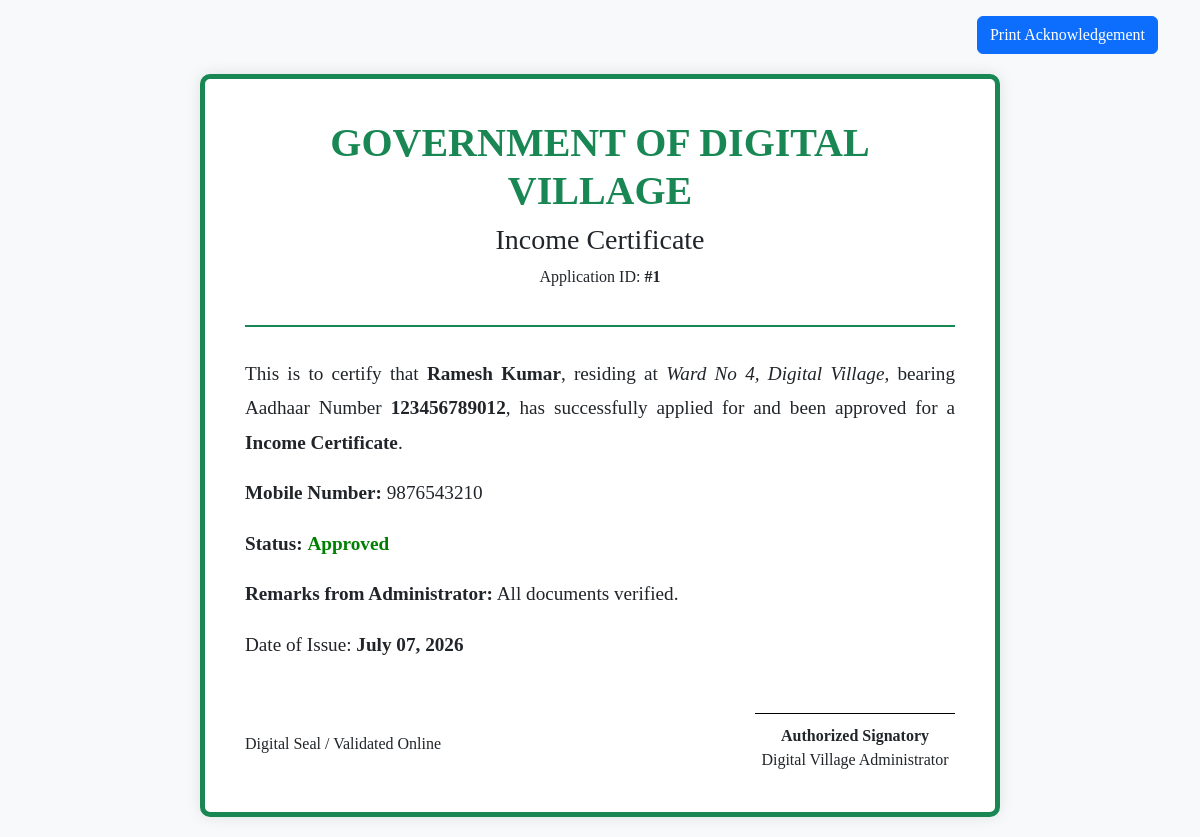
Page /villager/certificates/1/acknowledgement (signed in) on the committed database.
### models/certificate.py (models this page shows)
class Certificate(db.Model):
    __tablename__ = 'certificates'
    id = db.Column(db.Integer, primary_key=True)
    villager_id = db.Column(db.Integer, db.ForeignKey('villagers.id'), nullable=False)
    type = db.Column(db.String(50), nullable=False)
    applicant_name = db.Column(db.String(100), nullable=False)
    address = db.Column(db.Text, nullable=False)
    mobile = db.Column(db.String(15), nullable=False)
    aadhaar = db.Column(db.String(12), nullable=False)
    document_filename = db.Column(db.String(255), nullable=True)
    status = db.Column(db.String(20), nullable=False, default='Pending') # Pending, Approved, Rejected
    remarks = db.Column(db.Text, nullable=True)
    submission_date = db.Column(db.DateTime, default=datetime.utcnow)
    villager = db.relationship('Villager', backref=db.backref('certificates', lazy=True))

### routes/villager.py (the view)
@villager_bp.route('/certificates/<int:id>/acknowledgement')
def acknowledgement(id):
    cert = db.session.get(Certificate, id)
    if not cert or cert.villager_id != current_user.villager_profile.id:
        flash('Certificate not found or unauthorized', 'danger')
        return redirect(url_for('villager.certificates'))
    return render_template('villager/acknowledgement.html', cert=cert)

### routes/villager.py (called while the page is built)
@villager_bp.before_request
@login_required
def check_role():
    if current_user.role != 'villager':
        flash('Access denied. This section is for villagers only.', 'danger')
        return redirect(url_for('main.index'))

### templates/villager/acknowledgement.html (shortened to what this page needs)
<!DOCTYPE html>
<html lang="en">
<head>
    <link href="https://cdn.jsdelivr.net/npm/bootstrap@5.3.2/dist/css/bootstrap.min.css" rel="stylesheet">
</head>
<body>
    <div class="container text-end mt-3 no-print">
        <button onclick="window.print()" class="btn btn-primary"> Print Acknowledgement</button>
    </div>
    <div class="certificate">
        <div class="header">
            <h1>Government of Digital Village</h1>
            <h3>{{ cert.type }}</h3>
            <p>Application ID: <strong>#{{ cert.id }}</strong></p>
        </div>
        <div class="content">
            <p>This is to certify that <strong>{{ cert.applicant_name }}</strong>, residing at <em>{{ cert.address }}</em>, bearing Aadhaar Number <strong>{{ cert.aadhaar }}</strong>, has successfully applied for and been approved for a <strong>{{ cert.type }}</strong>.</p>
            <p><strong>Mobile Number:</strong> {{ cert.mobile }}</p>
            <p><strong>Status:</strong> <span style="color: green; font-weight: bold;">{{ cert.status }}</span></p>
            {% if cert.remarks %}
                <p><strong>Remarks from Administrator:</strong> {{ cert.remarks }}</p>
            {% endif %}
            <p>Date of Issue: <strong>{{ cert.submission_date.strftime('%B %d, %Y') }}</strong></p>
        </div>
        <div class="footer">
            <div>
                <p>Digital Seal / Validated Online</p>
            </div>
            <div class="signature-line">
                <strong>Authorized Signatory</strong><br>
                Digital Village Administrator
            </div>
        </div>
    </div>
</body>
</html>

### templates/villager/acknowledgement.html (style rules this page uses)
body { font-family: 'Times New Roman', Times, serif; background-color: #f8f9fa; }
.certificate { background-color: white; padding: 40px; margin: 20px auto; max-width: 800px; border: 5px solid #198754; border-radius: 10px; box-shadow: 0 0 15px rgba(0,0,0,0.1); }
.header { text-align: center; margin-bottom: 30px; border-bottom: 2px solid #198754; padding-bottom: 20px; }
.header h1 { color: #198754; text-transform: uppercase; font-weight: bold; }
.content { font-size: 1.2rem; line-height: 1.8; text-align: justify; }
.footer { margin-top: 50px; display: flex; justify-content: space-between; align-items: flex-end; }
.signature-line { border-top: 1px solid black; width: 200px; text-align: center; padding-top: 10px; }

### rows in the picture
Certificate: type "Income Certificate", id "1", applicant_name "Ramesh Kumar", address "Ward No 4, Digital Village", aadhaar "123456789012", mobile "9876543210", status "Approved", remarks "All documents verified.", submission_date "July 07, 2026"
